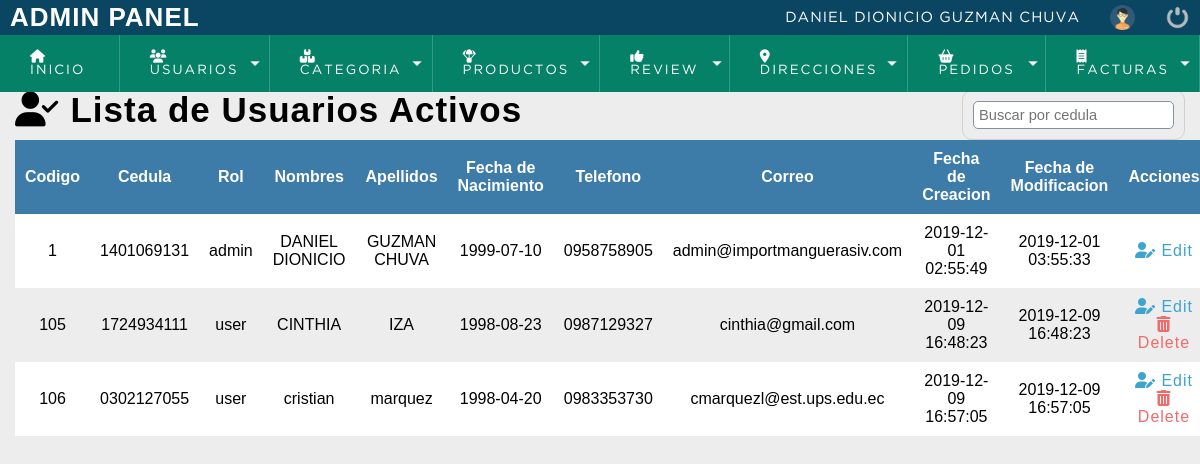
Screenshot of /adminPanel/vista/lista_users_activos.php (signed in) with the database file from the repository.
### tables this page shows
CREATE TABLE `Usuario` (
  `usu_codigo` int(11) NOT NULL,
  `usu_cedula` varchar(10) NOT NULL,
  `usu_rol` varchar(5) NOT NULL DEFAULT 'user',
  `usu_nombres` varchar(50) NOT NULL,
  `usu_apellidos` varchar(50) NOT NULL,
  `usu_fecha_nacimiento` date NOT NULL,
  `usu_telefono` varchar(10) NOT NULL,
  `usu_correo` varchar(100) NOT NULL,
  `usu_password` varchar(255) NOT NULL,
  `usu_eliminado` varchar(1) NOT NULL DEFAULT 'N',
  `usu_fecha_creacion` timestamp NOT NULL DEFAULT CURRENT_TIMESTAMP ON UPDATE CURRENT_TIMESTAMP,
  `usu_fecha_modificacion` timestamp NULL DEFAULT NULL
);

### adminPanel/vista/lista_users_activos.php (the view, shortened to what this page needs)
<!DOCTYPE html>
<html lang="es">
<head>
    <?php include "../controladores/scripts.php"; ?>
</head>
<body>
    <?php include "../controladores/header.php"; ?>
    <section id="container">
        <h1><i class="fas fa-user-check"></i> Lista de Usuarios Activos</h1>
        <form action="" method="GET" class="form_search">
        <input type="search" id="busqueda" placeholder="Buscar por cedula" onkeyup="buscar(this, 'index')">
        </form>
        <table>
            <thead>
                <tr>
                    <th>Codigo</th>
                    <th>Cedula</th>
                    <th>Rol</th>
                    <th>Nombres</th>
                    <th>Apellidos</th>
                    <th>Fecha de Nacimiento</th>
                    <th>Telefono</th>
                    <th>Correo</th>
                    <th>Fecha de Creacion</th>
                    <th>Fecha de Modificacion</th>
                    <th>Acciones</th>
                </tr>
            </thead>
            <tbody id="data">
                <?php
include '../config/conexionDB.php';
$sql = "SELECT * FROM Usuario WHERE usu_eliminado='N'";
$result = $conn->query($sql);
if ($result->num_rows > 0) {
    while ($row = $result->fetch_assoc()) {
        echo "<tr>";
        echo "<td>" . $row["usu_codigo"] . "</td>";
        echo "<td>" . $row["usu_cedula"] . "</td>";
        echo "<td>" . $row["usu_rol"] . "</td>";
        echo "<td>" . $row["usu_nombres"] . "</td>";
        echo "<td>" . $row["usu_apellidos"] . "</td>";
        echo "<td>" . $row["usu_fecha_nacimiento"] . "</td>";
        echo "<td>" . $row["usu_telefono"] . "</td>";
        echo "<td>" . $row["usu_correo"] . "</td>";
        echo "<td>" . $row["usu_fecha_creacion"] . "</td>";
        echo "<td>" . $row["usu_fecha_modificacion"] . "</td>";
        $user = serialize($row);
        $user = urlencode($user);
        if($row["usu_codigo"]!=1){
            echo '<td>
            <a class="link_edit" href="editar_usuario.php?user=' . $user . '"><i class="fas fa-user-edit"></i> Edit </a> <br>
            <a class="link_delete" href="confirmar_eliminar_user.php?usu_codigo=' . $row["usu_codigo"] . '"><i class="fas fa-trash-alt"></i> Delete </a> <br>
            </td>';
        }else{
            echo '<td>
            <a class="link_edit" href="editar_usuario.php?user=' . $user . '"><i class="fas fa-user-edit"></i> Edit </a> <br>
            </td>';
        }
        echo "</tr>";
    }
} else {
    echo "<tr>";
    echo '<td colspan="12" class="db_null"><p>No existen usuarios registrados en el sistema</p><i class="fas fa-exclamation-circle"></i></td>';
    echo "</tr>";
}
?>
            </tbody>
        </table>
    </section>
</body>
</html>

### adminPanel/css/estilosAdmin.css (style rules this page uses)
* { margin: 0; padding: 0; box-sizing: border-box; }
body { background: #ededed; }
h1, h2, h3, h4, h5, h6 { font-family: 'arial'; font-weight: bold; letter-spacing: 1px; }
h1 { font-size: 26px; }
a { text-decoration: none; font-family: arial; letter-spacing: 1px; }
#container { padding: 90px 15px 15px; }
#container h1 { font-size: 35px; display: inline-block; }
table { border-collapse: collapse; font-size: 12pt; font-family: 'arial'; width: 100%; }
table th { text-align: center; padding: 10px; background:#3d7ba8; color: #FFF; }
table tr:nth-child(odd) { background: #FFF; }
table td { padding: 10px; text-align: center; }
.link_edit { color: #3ca4ce; }
.link_delete { color: #f26b6b; }
form { background: #FFF; margin: auto; padding: 20px 50px; border: 1px solid #d1d1d1; }
input { display: block; width: 100%; font-size: 11pt; padding: 5px; border: 1px solid#85929e; border-radius: 5px; }
.form_search { display: -webkit-flex; display: -moz-flex; display: -ms-flex; display: -o-flex; display: flex; float: right; background: initial; padding: 10px; border-radius: 10px; }

### rows the page displays
usuario: usu_codigo "1", usu_cedula "1401069131", usu_rol "admin", usu_nombres "DANIEL DIONICIO", usu_apellidos "GUZMAN CHUVA", usu_fecha_nacimiento "1999-07-10", usu_telefono "0958758905", usu_correo "admin@importmanguerasiv.com", usu_fecha_creacion "2019-12-01 02:55:49", usu_fecha_modificacion "2019-12-01 03:55:33"
usuario: usu_codigo "105", usu_cedula "1724934111", usu_rol "user", usu_nombres "CINTHIA", usu_apellidos "IZA", usu_fecha_nacimiento "1998-08-23", usu_telefono "0987129327", usu_correo "cinthia@gmail.com", usu_fecha_creacion "2019-12-09 16:48:23", usu_fecha_modificacion "2019-12-09 16:48:23"
usuario: usu_codigo "106", usu_cedula "0302127055", usu_rol "user", usu_nombres "cristian", usu_apellidos "marquez", usu_fecha_nacimiento "1998-04-20", usu_telefono "0983353730", usu_correo "cmarquezl@est.ups.edu.ec", usu_fecha_creacion "2019-12-09 16:57:05", usu_fecha_modificacion "2019-12-09 16:57:05"

### other values shown
$_SESSION['nombre'] "DANIEL DIONICIO"
$_SESSION['apellido'] "GUZMAN CHUVA"
